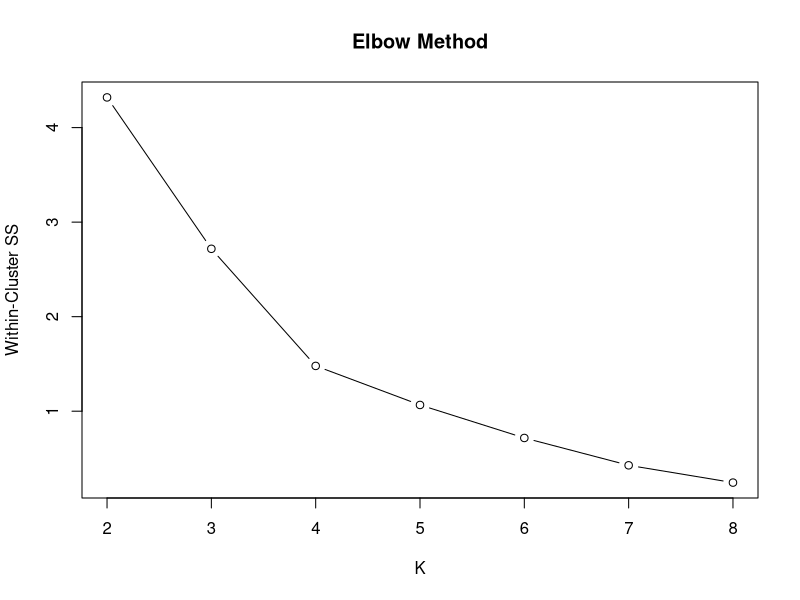

Source code (R): (Note: this script raises an error after producing the figure.)
# ─── Unsupervised Model: K-Means Clustering ──────────────────
# Clusters songs by audio features into mood groups
# Run once to generate: backend/models/kmeans_songs.rds

library(cluster)

# Load song features
songs <- read.csv("backend/data/song_features.csv", stringsAsFactors = FALSE)

# Feature matrix
features <- songs[, c("valence", "energy", "danceability", "tempo", "acousticness")]

# Scale features
features_scaled <- scale(features)

# ── Save scaling params (CRITICAL for prediction) ────────────
scaling_center <- attr(features_scaled, "scaled:center")
scaling_scale  <- attr(features_scaled, "scaled:scale")

# Elbow method to find optimal k
wss <- sapply(2:8, function(k) {
  km <- kmeans(features_scaled, centers = k, nstart = 25, iter.max = 100)
  km$tot.withinss
})

plot(2:8, wss, type = "b", xlab = "K", ylab = "Within-Cluster SS",
     main = "Elbow Method")

# Train final model (k=5)
set.seed(42)
km_model <- kmeans(features_scaled, centers = 5, nstart = 25, iter.max = 100)

# Add cluster labels to song data
songs$cluster <- km_model$cluster

# Evaluate
cat("Cluster sizes:\n")
print(table(km_model$cluster))

sil <- silhouette(km_model$cluster, dist(features_scaled))
cat(sprintf("Average Silhouette: %.3f\n", mean(sil[, 3])))

# ── Save model + scaling params together ─────────────────────
saveRDS(list(
  model  = km_model,
  center = scaling_center,
  scale  = scaling_scale
), "backend/r_models/kmeans_songs.rds")

cat("Model saved to backend/r_models/kmeans_songs.rds\n")   
